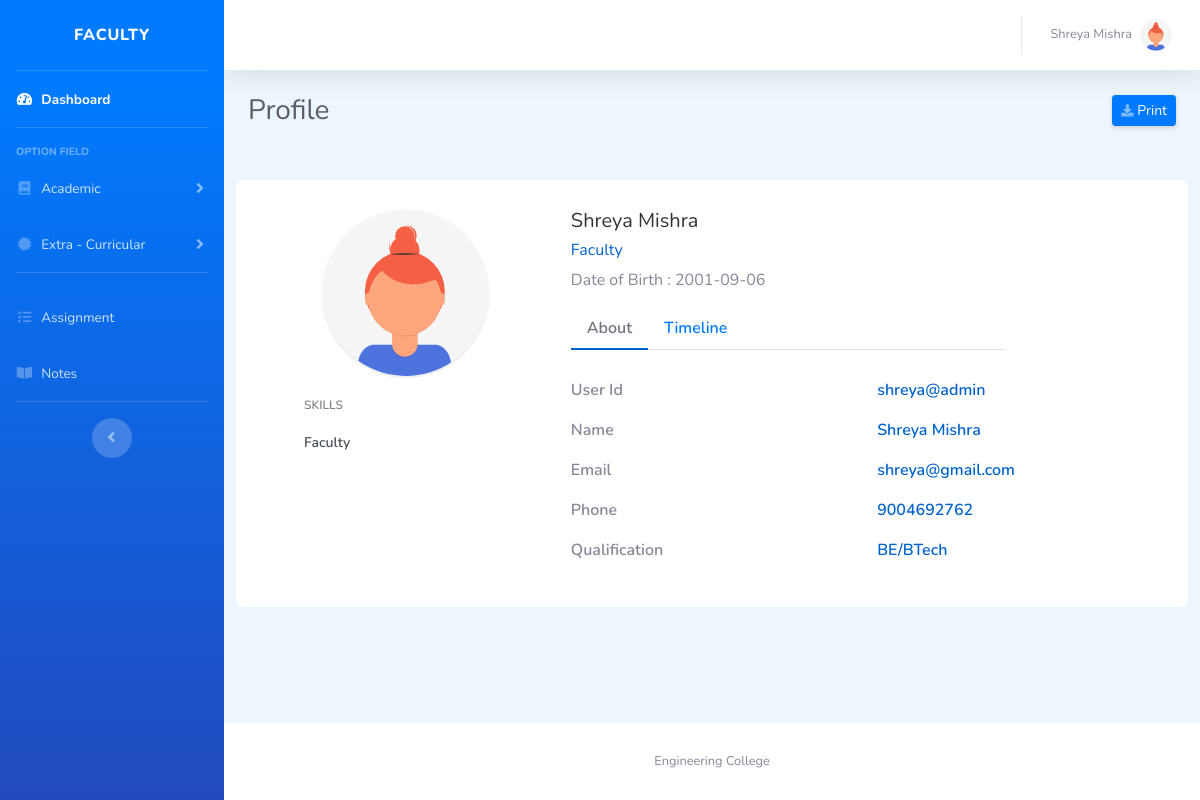
/fac-profile.php (signed in), run on the app's committed database.
### tables this page shows
CREATE TABLE `faculty` (
  `Id` int(11) NOT NULL,
  `fname` varchar(50) NOT NULL,
  `lname` varchar(50) NOT NULL,
  `username` varchar(50) NOT NULL,
  `password` varchar(500) NOT NULL,
  `qualification` varchar(25) NOT NULL,
  `gender` varchar(25) NOT NULL,
  `dob` date NOT NULL,
  `phone` bigint(11) NOT NULL,
  `email` varchar(100) NOT NULL
);

### fac-profile.php (the view, shortened to what this page needs)
<?php
require_once 'data/facdashhead.php';
?>
                <div class="container-fluid">
                    <div class="d-sm-flex align-items-center justify-content-between mb-4">
                        <h1 class="h3 mb-0 text-gray-800">Profile</h1>
                        <a href="#" class="d-none d-sm-inline-block btn btn-sm btn-primary shadow-sm" onclick="print()"><i
                                class="fas fa-download fa-sm text-white-50"></i> Print</a>
                    </div>
                    <div class="row">
                        <div class="container emp-profile">
                            <form method="post" action="admin-edit.html">
                                <div class="row">
                                    <div class="col-md-4">
                                        <div class="profile-img">
                                            <img src="img/undraw_profile_3.svg" alt=""/>
                                        </div>
                                    </div>
                                    <div class="col-md-6">
                                        <div class="profile-head">
                                                    <h5>
                                                    <?php echo $fac1fn." ".$fac1ln; ?>
                                                    </h5>
                                                    <h6>
                                                        Faculty
                                                    </h6>
                                                    <p class="proile-rating">Date of Birth : <span><?php echo $dob; ?></span></p>
                                            <ul class="nav nav-tabs" id="myTab" role="tablist">
                                                <li class="nav-item">
                                                    <a class="nav-link active" id="home-tab" data-toggle="tab" href="#home" role="tab" aria-controls="home" aria-selected="true">About</a>
                                                </li>
                                                <li class="nav-item">
                                                    <a class="nav-link" id="profile-tab" data-toggle="tab" href="#profile" role="tab" aria-controls="profile" aria-selected="false">Timeline</a>
                                                </li>
                                            </ul>
                                        </div>
                                    </div>
                                </div>
                                <div class="row">
                                    <div class="col-md-4">
                                        <div class="profile-work">
                                            <p>SKILLS</p>
                                            <a href="">Faculty</a><br/>
                                        </div>
                                    </div>
                                    <div class="col-md-8">
                                        <div class="tab-content profile-tab" id="myTabContent">
                                            <div class="tab-pane fade show active" id="home" role="tabpanel" aria-labelledby="home-tab">
                                                        <div class="row">
                                                            <div class="col-md-6">
                                                                <label>User Id</label>
                                                            </div>
                                                            <div class="col-md-6">
                                                                <p><?php echo $fac1uid; ?></p>
                                                            </div>
                                                        </div>
                                                        <div class="row">
                                                            <div class="col-md-6">
                                                                <label>Name</label>
                                                            </div>
                                                            <div class="col-md-6">
                                                                <p><?php echo $fac1fn." ".$fac1ln; ?></p>
                                                            </div>
                                                        </div>
                                                        <div class="row">
                                                            <div class="col-md-6">
                                                                <label>Email</label>
                                                            </div>
                                                            <div class="col-md-6">
                                                                <p><?php echo $email; ?></p>
                                                            </div>
                                                        </div>
                                                        <div class="row">
                                                            <div class="col-md-6">
                                                                <label>Phone</label>
                                                            </div>
                                                            <div class="col-md-6">
                                                                <p><?php echo $phone; ?></p>
                                                            </div>
                                                        </div>
                                                        <div class="row">
                                                            <div class="col-md-6">
                                                                <label>Qualification</label>
                                                            </div>
                                                            <div class="col-md-6">
                                                                <p><?php echo $qualification; ?></p>
                                                            </div>
                                                        </div>
                                            </div>
                                        </div>
                                    </div>
                                </div>
                            </form>
                        </div>
                    </div>
                </div>
    <?php
        require_once 'data/dashmid.php';
    ?>
<?php
    require_once 'data/dashfoot.php';
?>

### data/facdashhead.php (shortened to what this page needs)
<?php
$user = $_SESSION['sessionUser'];
$id = $_SESSION['sessionId'];
include 'data/database.php';
    $result1 = mysqli_query($conn, "SELECT * FROM faculty WHERE Id = $id");
    $fac1uid = $user;
    while($resp = mysqli_fetch_array($result1))
    {
        $fac1fn = $resp['fname'];
        $fac1ln = $resp['lname'];
        $qualification = $resp['qualification'];
        $dob = $resp['dob'];
        $phone = $resp['phone'];
        $email = $resp['email'];
    }
?>
<!DOCTYPE html>
<html lang="en">
<head>
    <link href="vendor/fontawesome-free/css/all.min.css" rel="stylesheet" type="text/css">
    <link href="css/dash.css" rel="stylesheet">
    <link href="vendor/datatables/dataTables.bootstrap4.min.css" rel="stylesheet">
    <link href="css/profile.css" rel="stylesheet">
</head>
<body id="page-top">
    <div id="wrapper">
        <ul class="navbar-nav bg-gradient-primary sidebar sidebar-dark accordion" id="accordionSidebar">
            <a class="sidebar-brand d-flex align-items-center justify-content-center" href="#">
                <div class="sidebar-brand-text mx-3"> FACULTY </div>
            </a>
            <hr class="sidebar-divider my-0">
            <li class="nav-item active">
                <a class="nav-link" href="facultydash.php">
                    <i class="fas fa-fw fa-tachometer-alt"></i>
                    <span>Dashboard</span></a>
            </li>
            <hr class="sidebar-divider">
            <div class="sidebar-heading">
                Option Field
            </div>
            <li class="nav-item">
                <a class="nav-link collapsed" href="#" data-toggle="collapse" data-target="#collapseTwo"
                    aria-expanded="true" aria-controls="collapseTwo">
                    <i class="fas fa-fw fa-book"></i>
                    <span>Academic</span>
                </a>
            </li>
            <li class="nav-item">
                <a class="nav-link collapsed" href="#" data-toggle="collapse" data-target="#collapseUtilities"
                    aria-expanded="true" aria-controls="collapseUtilities">
                    <i class="fas fa-fw fa-certificate"></i>
                    <span>Extra - Curricular</span>
                </a>
            </li>
            <hr class="sidebar-divider">
            <li class="nav-item">
                <a class="nav-link" href="#">
                    <i class="fas fa-fw fa-tasks"></i>
                    <span>Assignment</span></a>
            </li>
            <li class="nav-item">
                <a class="nav-link" href="fac-notes.php">
                    <i class="fas fa-fw fa-book-open"></i>
                    <span>Notes</span></a>
            </li>
            <hr class="sidebar-divider d-none d-md-block">
            <div class="text-center d-none d-md-inline">
                <button class="rounded-circle border-0" id="sidebarToggle"></button>
            </div>
        </ul>
        <div id="content-wrapper" class="d-flex flex-column">
            <div id="content">
                <nav class="navbar navbar-expand navbar-light bg-white topbar mb-4 static-top shadow">
                    <ul class="navbar-nav ml-auto">
                        <li class="nav-item dropdown no-arrow">
                            <a class="nav-link dropdown-toggle" href="#" id="userDropdown" role="button"
                                data-toggle="dropdown" aria-haspopup="true" aria-expanded="false">
                                <span class="mr-2 d-none d-lg-inline text-gray-600 small"><?php echo $fac1fn." ".$fac1ln; ?></span>
                                <img class="img-profile rounded-circle"
                                    src="img/undraw_profile_3.svg">
                            </a>
                        </li>
                    </ul>
                </nav>

### css/profile.css (style rules this page uses)
.emp-profile { padding: 3%; margin-top: 3%; margin-bottom: 3%; border-radius: 0.5rem; background: #ffffff; }
.profile-img { text-align: center; }
.profile-img img { width: 60%; }
.profile-head h5 { color: #333; }
.profile-head h6 { color: #0062cc; }
.profile-head .nav-tabs { margin-bottom:5%; }
.profile-head .nav-tabs .nav-link { font-weight:600; border: none; }
.profile-head .nav-tabs .nav-link.active { border: none; border-bottom:2px solid #0062cc; }
.profile-work { padding: 14%; margin-top: -15%; }
.profile-work p { font-size: 12px; color: #818182; font-weight: 600; margin-top: 10%; }
.profile-work a { text-decoration: none; color: #495057; font-weight: 600; font-size: 14px; }
.profile-tab label { font-weight: 600; }
.profile-tab p { font-weight: 600; color: #0062cc; }

### data on the page
faculty: fname "Shreya", lname "Mishra", dob "2001-09-06", email "shreya@gmail.com", phone "9004692762", qualification "BE/BTech"

### other printed values
$fac1uid "shreya@admin"
